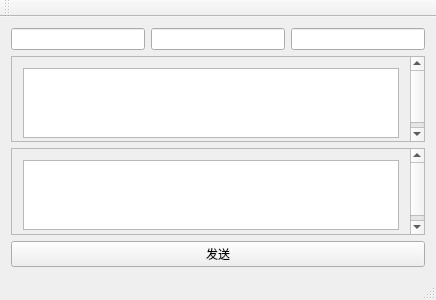
<?xml version="1.0" encoding="UTF-8"?>
<ui version="4.0">
 <class>MainWindow</class>
 <widget class="QMainWindow" name="MainWindow">
  <property name="geometry">
   <rect>
    <x>0</x>
    <y>0</y>
    <width>436</width>
    <height>300</height>
   </rect>
  </property>
  <property name="maximumSize">
   <size>
    <width>16777215</width>
    <height>300</height>
   </size>
  </property>
  <property name="windowTitle">
   <string>MainWindow</string>
  </property>
  <widget class="QWidget" name="centralWidget">
   <layout class="QVBoxLayout" name="verticalLayout">
    <item>
     <layout class="QHBoxLayout" name="horizontalLayout">
      <item>
       <widget class="QLineEdit" name="lineEdit_3"/>
      </item>
      <item>
       <widget class="QLineEdit" name="lineEdit_2"/>
      </item>
      <item>
       <widget class="QLineEdit" name="lineEdit"/>
      </item>
     </layout>
    </item>
    <item>
     <widget class="QScrollArea" name="scrollArea">
      <property name="widgetResizable">
       <bool>true</bool>
      </property>
      <widget class="QWidget" name="scrollAreaWidgetContents">
       <property name="geometry">
        <rect>
         <x>0</x>
         <y>0</y>
         <width>399</width>
         <height>89</height>
        </rect>
       </property>
       <layout class="QVBoxLayout" name="verticalLayout_2">
        <item>
         <widget class="QTextEdit" name="textEdit"/>
        </item>
       </layout>
      </widget>
     </widget>
    </item>
    <item>
     <widget class="QScrollArea" name="scrollArea_2">
      <property name="maximumSize">
       <size>
        <width>16777215</width>
        <height>16777215</height>
       </size>
      </property>
      <property name="widgetResizable">
       <bool>true</bool>
      </property>
      <widget class="QWidget" name="scrollAreaWidgetContents_2">
       <property name="geometry">
        <rect>
         <x>0</x>
         <y>0</y>
         <width>399</width>
         <height>89</height>
        </rect>
       </property>
       <layout class="QVBoxLayout" name="verticalLayout_3">
        <item>
         <widget class="QTextEdit" name="textEdit_2"/>
        </item>
       </layout>
      </widget>
     </widget>
    </item>
    <item>
     <widget class="QPushButton" name="pushButton">
      <property name="text">
       <string>发送</string>
      </property>
     </widget>
    </item>
   </layout>
  </widget>
  <widget class="QMenuBar" name="menuBar">
   <property name="geometry">
    <rect>
     <x>0</x>
     <y>0</y>
     <width>436</width>
     <height>23</height>
    </rect>
   </property>
  </widget>
  <widget class="QToolBar" name="mainToolBar">
   <attribute name="toolBarArea">
    <enum>TopToolBarArea</enum>
   </attribute>
   <attribute name="toolBarBreak">
    <bool>false</bool>
   </attribute>
  </widget>
  <widget class="QStatusBar" name="statusBar"/>
 </widget>
 <layoutdefault spacing="6" margin="11"/>
 <resources/>
 <connections/>
</ui>
